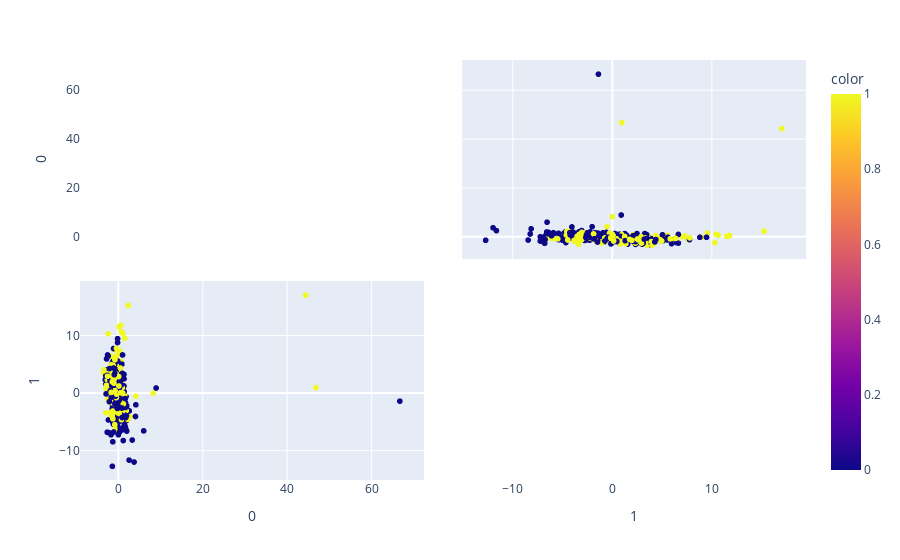

Notebook source saved alongside this figure:
### Code cell
##!pip install pca
import plotly.express as px
from pca import pca
from sklearn.decomposition import PCA

pca = PCA(n_components=3)
pca_result = pca.fit_transform(X)


fig = px.scatter_matrix(
    pca_result,
    labels=death_label,
    dimensions=range(2),
    color=y
)
fig.update_traces(diagonal_visible=False)
fig.show()

### Figure 1 — Plotly figure (JSON) as saved in the notebook; plotly's stock layout.template omitted (floating-point values rounded to 4 significant figures; data arrays with more than 128 entries replaced by an {"elided": "..."} marker saying what was removed)
{"data": [{"diagonal": {"visible": false}, "dimensions": [{"axis": {"matches": true}, "label": "0", "values": {"elided": "422 float values"}}, {"axis": {"matches": true}, "label": "1", "values": {"elided": "422 float values"}}], "hovertemplate": "%{xaxis.title.text}=%{x}<br>%{yaxis.title.text}=%{y}<br>color=%{marker.color}<extra></extra>", "legendgroup": "", "marker": {"color": {"elided": "422 int values"}, "coloraxis": "coloraxis", "symbol": "circle"}, "name": "", "showlegend": false, "type": "splom"}], "layout": {"autosize": true, "coloraxis": {"colorbar": {"title": {"text": "color"}}, "colorscale": [[0, "#0d0887"], [0.1111, "#46039f"], [0.2222, "#7201a8"], [0.3333, "#9c179e"], [0.4444, "#bd3786"], [0.5556, "#d8576b"], [0.6667, "#ed7953"], [0.7778, "#fb9f3a"], [0.8889, "#fdca26"], [1, "#f0f921"]]}, "dragmode": "select", "legend": {"tracegroupgap": 0}, "margin": {"t": 60}, "xaxis": {"autorange": true, "range": [-10.76, 74.07], "type": "linear"}, "xaxis2": {"autorange": true, "range": [-15.81, 20.17], "type": "linear"}, "yaxis": {"autorange": true, "range": [-10.76, 74.07], "type": "linear"}, "yaxis2": {"autorange": true, "range": [-15.81, 20.17], "type": "linear"}}}
